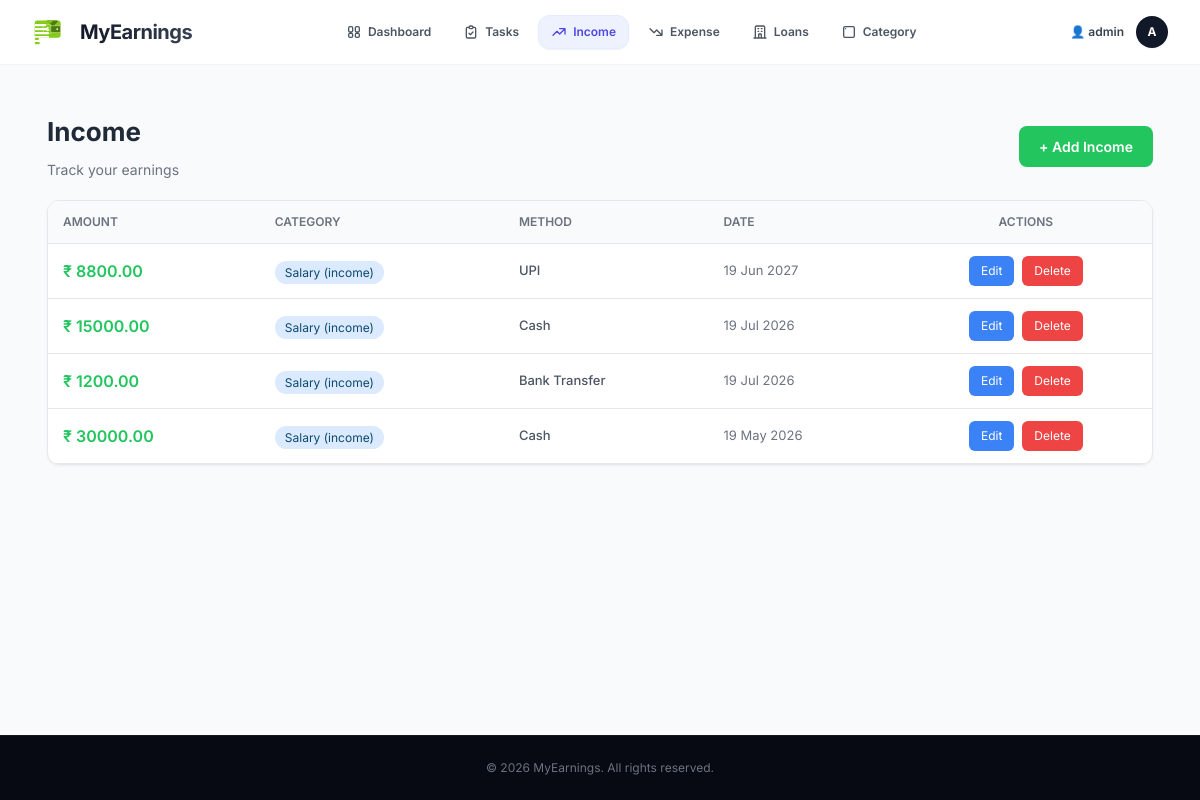
Before: /income/ (signed in) with the older database file.
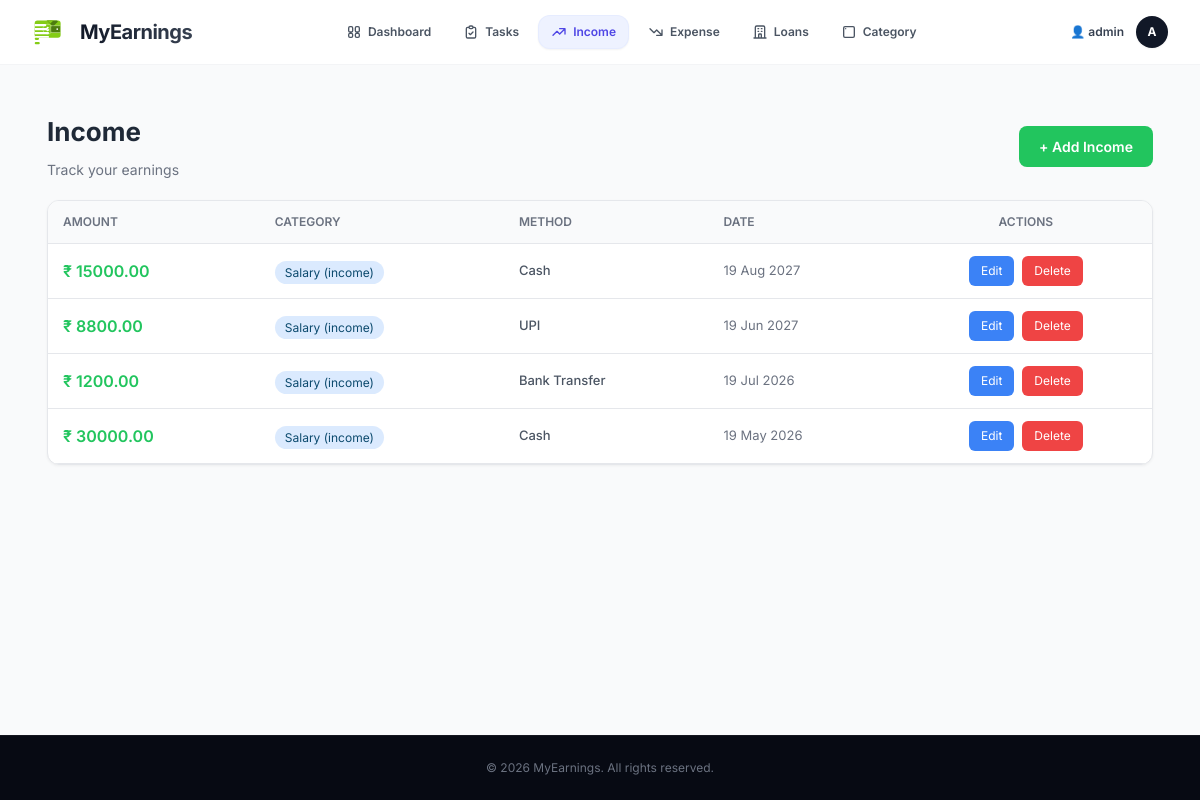
After: the same page with the newer database file.
### xeon/models.py (models this page shows, shortened)
class BaseModel(models.Model):
    created_at = models.DateTimeField(auto_now_add=True)
    updated_at = models.DateTimeField(auto_now=True)
    class Meta:
        abstract = True

class Income(BaseModel):
    PAYMENT_METHODS = (
        ('cash', 'Cash'),
        ('card', 'Card'),
        ('upi', 'UPI'),
        ('bank', 'Bank Transfer'),
    )
    user = models.ForeignKey(User, on_delete=models.CASCADE)
    amount = models.DecimalField(max_digits=10, decimal_places=2)
    category = models.ForeignKey(
        Category,
        on_delete=models.SET_NULL,
        null=True,
        blank=True
    )
    source = models.CharField(max_length=255, blank=True, null=True)
    payment_method = models.CharField(max_length=10, choices=PAYMENT_METHODS, default='cash')
    date = models.DateField()
    note = models.TextField(blank=True, null=True)
    class Meta:
        ordering = ['-date']   # 🔥 newest first

class Category(BaseModel):
    CATEGORY_TYPE = (
        ('income', 'Income'),
        ('expense', 'Expense'),
    )
    user = models.ForeignKey(User, on_delete=models.CASCADE)
    name = models.CharField(max_length=100)
    type = models.CharField(max_length=10, choices=CATEGORY_TYPE)
    def __str__(self):
        return f"{self.name} ({self.type})"

### xeon/views.py (the view)
# urls.py: path('income/', income_list, name='income_list'),
@login_required
def income_list(request):
    incomes = Income.objects.filter(user=request.user).order_by('-date')
    return render(request, 'xeon/income.html', {'incomes': incomes})

### xeon/templates/xeon/income.html (shortened to what this page needs)
{% extends 'xeon/base.html' %}
{% block content %}
<div style="padding: 15px;">
    <div style="display: flex; justify-content: space-between; align-items: center; margin-bottom: 20px; flex-wrap: wrap; gap: 15px;">
        <div>
            <h2 style="font-size: 26px; font-weight: 700; margin: 0; color: #1f2937;"> Income</h2>
            <p style="color: #6b7280; margin: 8px 0 0 0; font-size: 14px;">Track your earnings</p>
        </div>
        <a href="{% url 'xeon:add_income' %}" style="padding: 10px 20px; background: #22c55e; color: white; border: none; border-radius: 8px; font-weight: 600; font-size: 14px; cursor: pointer; text-decoration: none;">+ Add Income</a>
    </div>
    <div style="background: #ffffff; border: 1px solid #e5e7eb; border-radius: 12px; overflow: hidden; box-shadow: 0 1px 3px rgba(0,0,0,0.05);">
        {% if incomes %}
        <div style="overflow-x: auto;">
            <table style="width: 100%; border-collapse: collapse;">
                <thead>
                    <tr style="border-bottom: 1px solid #e5e7eb; background: #f9fafb;">
                        <th style="padding: 12px 15px; text-align: left; font-weight: 600; font-size: 12px; color: #6b7280; text-transform: uppercase;">Amount</th>
                        <th style="padding: 12px 15px; text-align: left; font-weight: 600; font-size: 12px; color: #6b7280; text-transform: uppercase;">Category</th>
                        <th style="padding: 12px 15px; text-align: left; font-weight: 600; font-size: 12px; color: #6b7280; text-transform: uppercase;">Method</th>
                        <th style="padding: 12px 15px; text-align: left; font-weight: 600; font-size: 12px; color: #6b7280; text-transform: uppercase;">Date</th>
                        <th style="padding: 12px 15px; text-align: center; font-weight: 600; font-size: 12px; color: #6b7280; text-transform: uppercase;">Actions</th>
                    </tr>
                </thead>
                <tbody>
                    {% for income in incomes %}
                    <tr style="border-bottom: 1px solid #e5e7eb; transition: all 0.2s;">
                        <td style="padding: 12px 15px; color: #22c55e; font-weight: 600;">₹ {{ income.amount }}</td>
                        <td style="padding: 12px 15px; color: #1f2937;"><span style="background: #dbeafe; padding: 4px 10px; border-radius: 20px; font-size: 12px; color: #0c4a6e;">{{ income.category }}</span></td>
                        <td style="padding: 12px 15px; color: #4b5563; font-size: 13px; font-weight: 500;">{{ income.get_payment_method_display }}</td>
                        <td style="padding: 12px 15px; color: #6b7280; font-size: 13px;">{{ income.date|date:"d M Y" }}</td>
                        <td style="padding: 12px 15px; text-align: center;">
                            <div style="display: flex; gap: 8px; justify-content: center; flex-wrap: wrap;">
                                <a href="{% url 'xeon:edit_income' income.id %}" style="padding: 6px 12px; background: #3b82f6; color: white; border: none; border-radius: 6px; font-size: 12px; cursor: pointer; text-decoration: none;">Edit</a>
                                <form action="{% url 'xeon:delete_income' income.id %}" method="POST" style="display: inline;" onsubmit="return confirm('Delete this income?');">
                                    <button type="submit" style="padding: 6px 12px; background: #ef4444; color: white; border: none; border-radius: 6px; font-size: 12px; cursor: pointer;">Delete</button>
                                </form>
                            </div>
                        </td>
                    </tr>
                    {% endfor %}
                </tbody>
            </table>
        </div>
        {% endif %}
    </div>
</div>
{% endblock %}

### xeon/templates/xeon/base.html (shortened to what this page needs)
{% load static %}
<!DOCTYPE html>
<html lang="en">
<head>
    <script src="https://cdn.tailwindcss.com"></script>
</head>
<body class="{% block body_class %}{% endblock %} bg-gray-50 text-gray-900 font-sans min-h-screen flex flex-col">
    {% if user.is_authenticated %}
    <header class="bg-white/90 backdrop-blur-md border-b border-gray-100 sticky top-0 z-50">
        <div class="max-w-7xl mx-auto px-4 sm:px-6 lg:px-8">
            <div class="flex justify-between items-center h-16">
                <div class="flex items-center gap-2">
                    <a href="{% url 'xeon:dashboard' %}"
                        class="flex items-center gap-2 text-xl font-bold text-gray-900 hover:opacity-80 transition-opacity">
                        {% include 'xeon/logo.html' %}
                        <span
                            class="tracking-tight bg-clip-text text-transparent bg-gradient-to-r from-gray-900 to-gray-700">MyEarnings</span>
                    </a>
                </div>
                <div class="hidden md:flex items-center justify-center">
                    <nav class="flex space-x-1.5">
                        <a class="flex items-center gap-1.5 px-3 py-2 rounded-xl text-xs font-semibold transition-all duration-200 {% if request.resolver_match.url_name == 'dashboard' %}bg-indigo-50 text-indigo-600 border border-indigo-100/50 shadow-sm{% else %}text-gray-600 hover:bg-gray-50 hover:text-gray-900 border border-transparent{% endif %}"
                            href="{% url 'xeon:dashboard' %}">
                            <span>Dashboard</span>
                        </a>
                        <a class="flex items-center gap-1.5 px-3 py-2 rounded-xl text-xs font-semibold transition-all duration-200 {% if request.resolver_match.url_name == 'todo_list' or request.resolver_match.url_name == 'add_todo' or request.resolver_match.url_name == 'edit_todo' %}bg-indigo-50 text-indigo-600 border border-indigo-100/50 shadow-sm{% else %}text-gray-600 hover:bg-gray-50 hover:text-gray-900 border border-transparent{% endif %}"
                            href="{% url 'xeon:todo_list' %}">
                            <span>Tasks</span>
                        </a>
                        <a class="flex items-center gap-1.5 px-3 py-2 rounded-xl text-xs font-semibold transition-all duration-200 {% if request.resolver_match.url_name == 'income_list' or request.resolver_match.url_name == 'add_income' or request.resolver_match.url_name == 'edit_income' %}bg-indigo-50 text-indigo-600 border border-indigo-100/50 shadow-sm{% else %}text-gray-600 hover:bg-gray-50 hover:text-gray-900 border border-transparent{% endif %}"
                            href="{% url 'xeon:income_list' %}">
                            <svg class="w-4 h-4" fill="none" stroke="currentColor" stroke-width="2" viewBox="0 0 24 24">
                                <path stroke-linecap="round" stroke-linejoin="round" d="M13 7h8m0 0v8m0-8l-8 8-4-4-6 6">
                                </path>
                            </svg>
                            <span>Income</span>
                        </a>
                        <a class="flex items-center gap-1.5 px-3 py-2 rounded-xl text-xs font-semibold transition-all duration-200 {% if request.resolver_match.url_name == 'expense_list' or request.resolver_match.url_name == 'add_expense' or request.resolver_match.url_name == 'edit_expense' %}bg-indigo-50 text-indigo-600 border border-indigo-100/50 shadow-sm{% else %}text-gray-600 hover:bg-gray-50 hover:text-gray-900 border border-transparent{% endif %}"
                            href="{% url 'xeon:expense_list' %}">
                            <svg class="w-4 h-4" fill="none" stroke="currentColor" stroke-width="2" viewBox="0 0 24 24">
                                <path stroke-linecap="round" stroke-linejoin="round"
                                    d="M13 17h8m0 0v-8m0 8l-8-8-4 4-6-6"></path>
                            </svg>
                            <span>Expense</span>
                        </a>
                        <a class="flex items-center gap-1.5 px-3 py-2 rounded-xl text-xs font-semibold transition-all duration-200 {% if request.resolver_match.url_name == 'loan_list' or request.resolver_match.url_name == 'add_loan' or request.resolver_match.url_name == 'edit_loan' %}bg-indigo-50 text-indigo-600 border border-indigo-100/50 shadow-sm{% else %}text-gray-600 hover:bg-gray-50 hover:text-gray-900 border border-transparent{% endif %}"
                            href="{% url 'xeon:loan_list' %}">
                            <svg class="w-4 h-4" fill="none" stroke="currentColor" stroke-width="2" viewBox="0 0 24 24">
                                <path stroke-linecap="round" stroke-linejoin="round"
                                    d="M19 21V5a2 2 0 00-2-2H7a2 2 0 00-2 2v16m14 0h2m-2 0h-5m-9 0H3m2 0h5M9 7h1m-1 4h1m4-4h1m-1 4h1m-5 10v-5a1 1 0 011-1h2a1 1 0 011 1v5m-4 0h4">
                                </path>
                            </svg>
                            <span>Loans</span>
                        </a>
                        <a class="flex items-center gap-1.5 px-3 py-2 rounded-xl text-xs font-semibold transition-all duration-200 {% if request.resolver_match.url_name == 'add_category' %}bg-indigo-50 text-indigo-600 border border-indigo-100/50 shadow-sm{% else %}text-gray-600 hover:bg-gray-50 hover:text-gray-900 border border-transparent{% endif %}"
                            href="{% url 'xeon:add_category' %}">
                            <svg class="w-4 h-4" fill="none" stroke="currentColor" stroke-width="2" viewBox="0 0 24 24">
                                <path stroke-linecap="round" stroke-linejoin="round"
                                    d="M7 7h.01M6 20h12a2 2 0 002-2V6a2 2 0 00-2-2H6a2 2 0 00-2 2v12a2 2 0 002 2z">
                                </path>
                            </svg>
                            <span>Category</span>
                        </a>
                    </nav>
                </div>
                <div class="flex items-center gap-4">
                    <div class="flex items-center gap-3 font-sans">
                        <div class="hidden sm:flex flex-col items-end">
                            <span class="text-xs font-semibold text-gray-700">👤 {{ user.first_name|default:user.username }}</span>
                        </div>
                        <a href="{% url 'xeon:logout' %}" title="Log out" onclick="return confirm('Are you sure you want to log out?');"
                            class="w-8 h-8 bg-gray-900 hover:bg-red-600 text-white rounded-full flex items-center justify-center text-xs font-bold shadow-sm transition-all duration-200 group relative">
                            <span class="group-hover:opacity-0 transition-opacity duration-150">{{ user.username|slice:":1"|upper }}</span>
                        </a>
                    </div>
                </div>
            </div>
        </div>
    </header>
    {% endif %}
    <main
        class="{% if user.is_authenticated %}max-w-7xl mx-auto px-4 sm:px-6 lg:px-8 py-8 w-full flex-1{% else %}flex-1 w-full{% endif %} font-sans">
        {% block content %}
        {% endblock %}
    </main>
    <footer class="bg-[#070a13] border-t border-white/5 py-6 mt-auto">
        <div class="max-w-7xl mx-auto px-4 sm:px-6 lg:px-8 text-center text-xs text-gray-500">
            <p>&copy; 2026 MyEarnings. All rights reserved.</p>
        </div>
    </footer>
</body>
</html>

### xeon/templates/xeon/logo.html (shortened to what this page needs)
<div class="w-10 h-8 flex items-center justify-center overflow-hidden select-none" aria-hidden="true">
    <div class="origin-center scale-[0.09] flex-shrink-0 relative w-96 h-64">
      <div class="absolute left-0 top-24 flex flex-col gap-6">
        <div class="w-12 h-6 bg-lime-500 rounded-full"></div>
        <div class="w-14 h-6 bg-lime-500 rounded-full"></div>
      </div>
      <div class="relative w-72 h-48 bg-lime-500 rounded-[30px] overflow-hidden">
        <div class="absolute -top-10 right-10 w-28 h-20 bg-lime-700 rounded-lg rotate-45"></div>
        <div class="absolute -top-12 right-20 w-20 h-16 bg-lime-500 rounded-lg rotate-45"></div>
        <div class="absolute left-1/2 top-1/2 -translate-x-1/2 -translate-y-1/2
                    w-28 h-28 border-4 border-white rounded-full
                    flex items-center justify-center">
          <span class="text-white text-6xl font-bold">$</span>
        </div>
        <div class="absolute right-0 top-1/2 -translate-y-1/2
                    w-28 h-20 bg-lime-700 rounded-l-2xl
                    border-4 border-white">
        </div>
        <div class="absolute left-0 top-10 space-y-5">
          <div class="w-32 h-6 bg-white rounded-r-full"></div>
          <div class="w-36 h-6 bg-white rounded-r-full"></div>
          <div class="w-40 h-6 bg-white rounded-r-full"></div>
          <div class="w-34 h-6 bg-white rounded-r-full"></div>
        </div>
      </div>
    </div>
</div>

Changed rows visible on the page:
changed Income: date "19 Jul 2026" → "19 Aug 2027"; moves up the list
